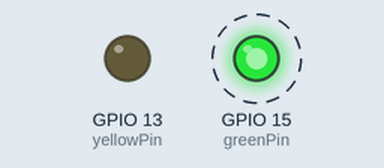
Recording of a program running on a simulated ESP8266 (NodeMCU). Parts: output pins drawn as LEDs (lit = HIGH). Dashed ring = blinking. WiFi joins after 1.5 s; servers stay silent unless stated; what the program prints to the serial monitor is not drawn.

Above: at 2.8 s.
Timing chart, 0 to 6.0 s (numbered marks = the images above):
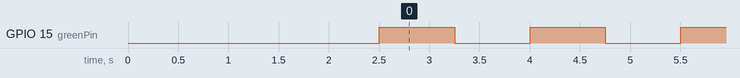

Measured:
- by itself, GPIO 15 (greenPin): alternates HIGH for 0.75 s and LOW for 0.75 s

The program:

main.cpp
```cpp
#include <Arduino.h>
#include <ESP8266WiFi.h>
#include <WiFiUdp.h>

#define UDP_PORT 1053

WiFiUDP UDP;
char packet[255];
char reply[] = "Packet recieved";

const char *ssid = "TP-Link_B358";
const char *password = "42096641";
const char *serverhost = "127.0.0.1";

const byte yellowPin = 13;
const byte greenPin = 15;

void shutLed(byte p_pin);
void glowLed(byte p_pin);
void blinkLed(byte p_pin, unsigned long p_delaytime);

void sendUdpPacket();
void recieveUdpPackets();

void setup()
{
    Serial.begin(115200);
    pinMode(yellowPin, OUTPUT);
    pinMode(greenPin, OUTPUT);

    WiFi.begin(ssid, password);
    while (WiFi.status() != WL_CONNECTED)
    {
        blinkLed(150, yellowPin);
        delay(1000);
        Serial.println("Connecting..");
    }

    if (WiFi.status() != WL_CONNECTED)
    {
        Serial.println("Could not connect to Wi-Fi");
    }

    shutLed(yellowPin);
    shutLed(greenPin);

    Serial.printf("Connected! Local IP: ");
    Serial.print(WiFi.localIP());
    Serial.print("\n");

    UDP.begin(UDP_PORT);
    Serial.printf("Listening UDP Port at %i\n", UDP_PORT);
}

void loop()
{
    shutLed(yellowPin);
    blinkLed(greenPin, 500);

    sendUdpPacket();
    recieveUdpPackets();
}

void sendUdpPacket()
{
    UDP.beginPacket(UDP.remoteIP(), UDP.remotePort());
    UDP.write("hello from esp8266!");
    UDP.endPacket();
}

void recieveUdpPackets()
{
    int packetSize = UDP.parsePacket();
    if (packetSize)
    {
        Serial.print("Recieved a packet!\n");
        Serial.printf("Size: %i\n", packetSize);
        int pktLen = UDP.read(packet, 255);
        if (pktLen > 0)
        {
            packet[pktLen] = '\0';
        }

        Serial.print("Packet: ");
        Serial.println(packet);
    }
}

void blinkLed(byte p_pin, unsigned long p_delaytime)
{
    digitalWrite(p_pin, HIGH);
    delay(750);
    digitalWrite(p_pin, LOW);
    delay(750);
}

void shutLed(byte p_pin)
{
    digitalWrite(p_pin, LOW);
}

void glowLed(byte p_pin)
{
    digitalWrite(p_pin, HIGH);
}
```
